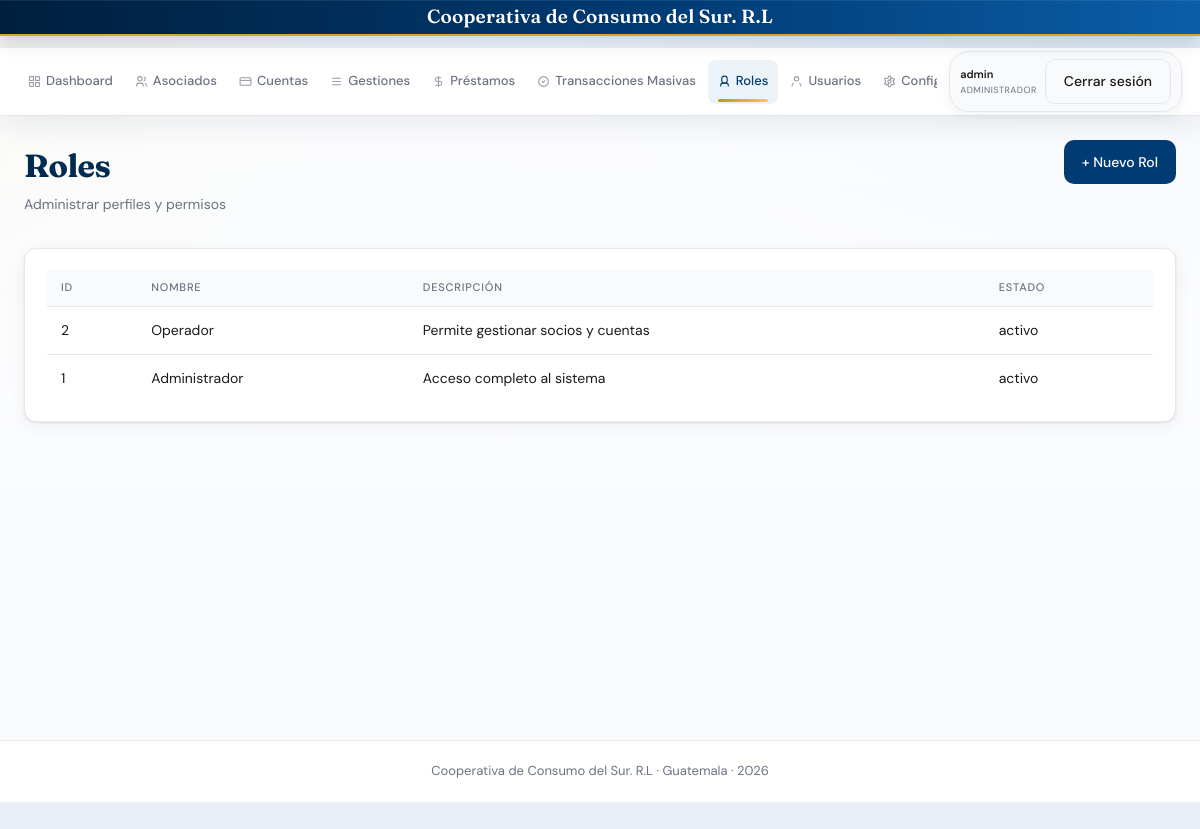
Screenshot of /roles (signed in) with the database file from the repository.
### tables this page shows
CREATE TABLE ajustes_sistema (
        clave TEXT PRIMARY KEY,
        valor TEXT,
        fecha_actualizacion TEXT NOT NULL,
        usuario_actualizacion TEXT
    );

CREATE TABLE roles (
            id INTEGER PRIMARY KEY AUTOINCREMENT,
            nombre TEXT UNIQUE NOT NULL,
            descripcion TEXT,
            estado TEXT DEFAULT "activo"
        );

### blueprints/usuarios.py (the view)
@bp.route('/roles')
@login_required(role='Administrador')
def roles():
    conn = get_db()
    rows = db_fetchall(conn, "SELECT * FROM roles ORDER BY id DESC")
    conn.close()
    return render_template('roles.html', roles=rows)

### app.py (called while the page is built)
@app.before_request
def _set_request_context():
    g.request_id = request.headers.get('X-Request-ID') or str(uuid.uuid4())
    g.request_started_at = datetime.now(UTC)

@app.after_request
def _log_request(response):
    started = getattr(g, 'request_started_at', None)
    duration_ms = None
    if started:
        duration_ms = int((datetime.now(UTC) - started).total_seconds() * 1000)
    logger.info(
        'event=request method=%s path=%s status=%s user=%s role=%s request_id=%s duration_ms=%s ip=%s',
        request.method,
        request.path,
        response.status_code,
        session.get('username', 'anon'),
        session.get('user_role', 'anon'),
        getattr(g, 'request_id', '-'),
        duration_ms,
        request.headers.get('X-Forwarded-For', request.remote_addr),
    )
    response.headers['X-Request-ID'] = getattr(g, 'request_id', '-')
    return response

def get_system_setting(conn, clave, default=None):
    row = db_fetchone(conn, "SELECT valor FROM ajustes_sistema WHERE clave=?", (clave,))
    if row and row['valor'] is not None:
        return row['valor']
    if default is not None:
        return default
    return SYSTEM_SETTINGS_DEFAULTS.get(clave)

def obtener_marca_cooperativa():
    conn = get_db()
    try:
        nombre = get_system_setting(conn, 'cooperativa_nombre', DEFAULT_COOPERATIVA_NOMBRE)
        foto = get_system_setting(conn, 'cooperativa_foto', '')
    except Exception as e:
        print("EXCEPTION IN obtener_marca_cooperativa:", e)
        nombre = DEFAULT_COOPERATIVA_NOMBRE
        foto = ''
    finally:
        conn.close()
    return {
        'cooperativa_nombre': nombre or DEFAULT_COOPERATIVA_NOMBRE,
        'cooperativa_foto': foto or None,
    }

@app.context_processor
def inject_global_template_data():
    marca = obtener_marca_cooperativa()
    return {
        'now': datetime.now(),
        **marca,
    }

### utils/db.py (called while the page is built)
def _connection_is_closed(conn):
    if conn is None:
        return True
    if hasattr(conn, 'closed'):
        try:
            if conn.closed:
                return True
        except Exception:
            pass
    try:
        conn.execute('SELECT 1')
        return False
    except sqlite3.ProgrammingError:
        return True
    except Exception:
        return False

def _is_postgres_connection(conn):
    return conn.__class__.__module__.startswith('psycopg')

def _adapt_query_for_backend(conn, query):
    if _is_postgres_connection(conn):
        return query.replace('?', '%s')
    return query

### templates/roles.html (shortened to what this page needs)
{% extends "base.html" %}
{% block content %}
<div class="page-header">
  <div>
    <div class="page-title">Roles</div>
    <div class="page-subtitle">Administrar perfiles y permisos</div>
  </div>
  <a href="{{ url_for('usuarios.nuevo_rol') }}" class="btn btn-primary">+ Nuevo Rol</a>
</div>
<div class="card">
  <div class="card-body">
    <div class="table-wrap">
      <table>
        <thead>
          <tr><th>ID</th><th>Nombre</th><th>Descripción</th><th>Estado</th></tr>
        </thead>
        <tbody>
          {% for r in roles %}
          <tr>
            <td>{{ r.id }}</td>
            <td>{{ r.nombre }}</td>
            <td>{{ r.descripcion or '-' }}</td>
            <td>{{ r.estado }}</td>
          </tr>
          {% else %}
          <tr><td colspan="4" style="text-align:center; color:#9ca3af;">No hay roles registrados</td></tr>
          {% endfor %}
        </tbody>
      </table>
    </div>
  </div>
</div>
{% endblock %}

### templates/base.html (shortened to what this page needs)
<!DOCTYPE html>
<html lang="es">
<head>
</head>
<body>
<div class="top-brand">
  <div class="top-brand-content">
    <div class="top-brand-text">{{ cooperativa_nombre }}</div>
  </div>
</div>
<header class="header">
  <div class="header-content">
    <nav class="header-nav">
      <a href="{{ url_for('main.index') }}" class="nav-link {% if request.endpoint=='main.index' %}active{% endif %}">
        <svg width="16" height="16" fill="none" stroke="currentColor" stroke-width="2" viewBox="0 0 24 24"><rect x="3" y="3" width="7" height="7"/><rect x="14" y="3" width="7" height="7"/><rect x="14" y="14" width="7" height="7"/><rect x="3" y="14" width="7" height="7"/></svg>
        Dashboard
      </a>
      <a href="{{ url_for('socios.socios') }}" class="nav-link {% if 'socio' in request.endpoint %}active{% endif %}">
        <svg width="16" height="16" fill="none" stroke="currentColor" stroke-width="2" viewBox="0 0 24 24"><circle cx="9" cy="7" r="4"/><path d="M3 21v-2a4 4 0 0 1 4-4h4a4 4 0 0 1 4 4v2"/><path d="M16 3.13a4 4 0 0 1 0 7.75M21 21v-2a4 4 0 0 0-3-3.85"/></svg>
        Asociados
      </a>
      <a href="{{ url_for('ahorro.cuentas') }}" class="nav-link {% if 'cuenta' in request.endpoint %}active{% endif %}">
        <svg width="16" height="16" fill="none" stroke="currentColor" stroke-width="2" viewBox="0 0 24 24"><rect x="2" y="5" width="20" height="14" rx="2"/><path d="M2 10h20"/></svg>
        Cuentas
      </a>
      {% if session.get('user_role') in ['Administrador', 'Operador'] %}
      {% set gestion_activa = request.endpoint in ['gestiones', 'gestion_retiro', 'gestion_solicitud_prestamo'] %}
      <a href="{{ url_for('prestamos.gestiones') }}" class="nav-link {% if gestion_activa %}active{% endif %}">
        <svg width="16" height="16" fill="none" stroke="currentColor" stroke-width="2" viewBox="0 0 24 24"><path d="M4 6h16M4 12h16M4 18h16"/></svg>
        Gestiones
      </a>
      {% endif %}
      <a href="{{ url_for('prestamos.prestamos') }}" class="nav-link {% if 'prestamo' in request.endpoint %}active{% endif %}">
        <svg width="16" height="16" fill="none" stroke="currentColor" stroke-width="2" viewBox="0 0 24 24"><path d="M12 2v20M17 5H9.5a3.5 3.5 0 0 0 0 7h5a3.5 3.5 0 0 1 0 7H6"/></svg>
        Préstamos
      </a>
      <a href="{{ url_for('prestamos.transacciones_masivas') }}" class="nav-link {% if 'prestamos.transacciones_masivas' in request.endpoint %}active{% endif %}">
        <svg width="16" height="16" fill="none" stroke="currentColor" stroke-width="2" viewBox="0 0 24 24"><path d="M9 12l2 2 4-4M21 12c0 4.97-4.03 9-9 9s-9-4.03-9-9 4.03-9 9-9 9 4.03 9 9z"/></svg>
        Transacciones Masivas
      </a>      <a href="{{ url_for('usuarios.roles') }}" class="nav-link {% if 'usuarios.roles' in request.endpoint %}active{% endif %}">
        <svg width="16" height="16" fill="none" stroke="currentColor" stroke-width="2" viewBox="0 0 24 24"><path d="M12 2a5 5 0 0 1 5 5v3a5 5 0 0 1-10 0V7a5 5 0 0 1 5-5z"/><path d="M19 21v-2a4 4 0 0 0-4-4H9a4 4 0 0 0-4 4v2"/></svg>
        Roles
      </a>
      <a href="{{ url_for('usuarios.usuarios') }}" class="nav-link {% if 'usuarios.usuarios' in request.endpoint %}active{% endif %}">
        <svg width="16" height="16" fill="none" stroke="currentColor" stroke-width="2" viewBox="0 0 24 24"><path d="M20 21v-2a4 4 0 0 0-3-3.87"/><path d="M4 21v-2a4 4 0 0 1 3-3.87"/><circle cx="12" cy="7" r="4"/></svg>
        Usuarios
      </a>
      <a href="{{ url_for('configuraciones.configuraciones') }}" class="nav-link {% if 'configuraciones.configuraciones' in request.endpoint %}active{% endif %}">
        Configuración
      </a>
    </nav>
    {% if session.get('username') %}
    <div class="user-info">
      <div class="user-details">
        <strong>{{ session.username }}</strong>
        <small>{{ session.user_role }}</small>
      </div>
      <a href="{{ url_for('auth.logout') }}" class="btn btn-outline">Cerrar sesión</a>
    </div>
    {% endif %}
  </div>
</header>
<main class="main">
  {% block content %}{% endblock %}
</main>
<footer class="footer">
  <div class="footer-content">
    <p>{{ cooperativa_nombre }} · Guatemala · {{ now.strftime('%Y') if now else '2024' }}</p>
  </div>
</footer>
</body>
</html>

### rows the page displays
ajustes_sistema: valor "Cooperativa de Consumo del Sur. R.L", username "admin"
roles: user_role "ADMINISTRADOR", id "1", nombre "Administrador", descripcion "Acceso completo al sistema", estado "activo"
roles: id "2", nombre "Operador", descripcion "Permite gestionar socios y cuentas", estado "activo"
